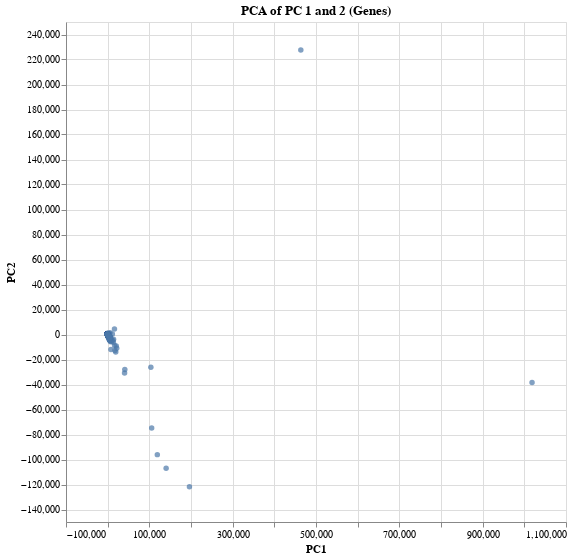

Notebook cell for this chart:
### Markdown cell above
### Plot of GENES with current k-means *with* Erin's plotting function with scaled averages:

### Code cell
# Plotting our clusters!
avg_n_clusters = 19
xlim = [-100000, 10000]
ylim = [-12500, 50000]
figsize = (14, 12)
labels = plot_kmeans(avg_n_clusters, df_Avg.T, xlim, ylim, check_altair= True)

### Figure 1 — Vega-Lite specification as saved in the notebook (floating-point values rounded to 4 significant figures; data arrays with more than 128 entries replaced by an {"elided": "..."} marker saying what was removed)
{"config": {"view": {"continuousWidth": 400, "continuousHeight": 300}}, "data": {"name": "data-0bdf399fc7f7f732759bf443a21c4f48"}, "mark": "circle", "encoding": {"x": {"type": "quantitative", "field": "PC1"}, "y": {"type": "quantitative", "field": "PC2"}}, "height": 500, "selection": {"selector021": {"type": "interval", "bind": "scales", "encodings": ["x", "y"]}}, "title": "PCA of PC 1 and 2 (Genes)", "width": 500, "$schema": "https://vega.github.io/schema/vega-lite/v4.8.1.json", "datasets": {"data-0bdf399fc7f7f732759bf443a21c4f48": {"elided": "4213 records"}}}
